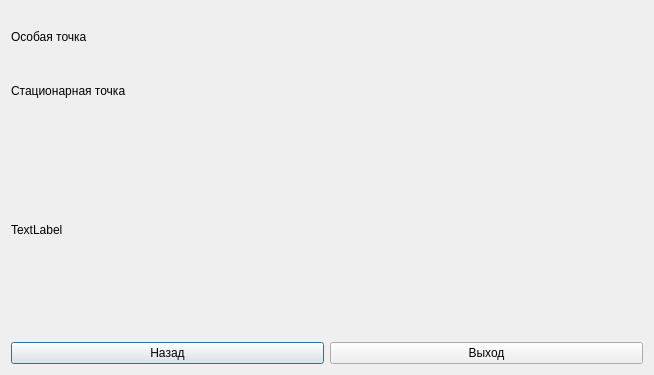
<?xml version="1.0" encoding="UTF-8"?>
<ui version="4.0">
 <class>thirdwindow</class>
 <widget class="QDialog" name="thirdwindow">
  <property name="geometry">
   <rect>
    <x>0</x>
    <y>0</y>
    <width>654</width>
    <height>375</height>
   </rect>
  </property>
  <property name="windowTitle">
   <string>Dialog</string>
  </property>
  <layout class="QGridLayout" name="gridLayout">
   <item row="3" column="0">
    <layout class="QHBoxLayout" name="horizontalLayout">
     <item>
      <widget class="QPushButton" name="pushButton_2">
       <property name="text">
        <string>Назад</string>
       </property>
      </widget>
     </item>
     <item>
      <widget class="QPushButton" name="pushButton">
       <property name="text">
        <string>Выход</string>
       </property>
      </widget>
     </item>
    </layout>
   </item>
   <item row="0" column="0">
    <layout class="QVBoxLayout" name="verticalLayout_5">
     <item>
      <layout class="QGridLayout" name="gridLayout_5">
       <property name="bottomMargin">
        <number>0</number>
       </property>
       <property name="spacing">
        <number>0</number>
       </property>
       <item row="1" column="2">
        <widget class="QLabel" name="label_4">
         <property name="text">
          <string/>
         </property>
        </widget>
       </item>
       <item row="0" column="2">
        <widget class="QLabel" name="label_3">
         <property name="text">
          <string/>
         </property>
        </widget>
       </item>
       <item row="0" column="0" alignment="Qt::AlignLeft|Qt::AlignVCenter">
        <widget class="QLabel" name="label_2">
         <property name="text">
          <string>Особая точка</string>
         </property>
        </widget>
       </item>
       <item row="1" column="0">
        <widget class="QLabel" name="label">
         <property name="text">
          <string>Стационарная точка</string>
         </property>
        </widget>
       </item>
      </layout>
     </item>
    </layout>
   </item>
   <item row="1" column="0" rowspan="2">
    <widget class="QLabel" name="label_5">
     <property name="text">
      <string>TextLabel</string>
     </property>
    </widget>
   </item>
  </layout>
 </widget>
 <resources/>
 <connections/>
</ui>
